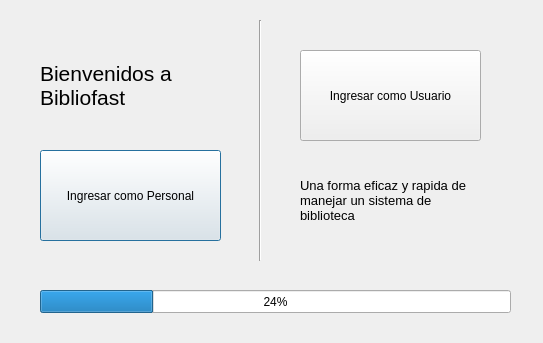
<?xml version="1.0" encoding="UTF-8"?>
<ui version="4.0">
 <class>MainWindow</class>
 <widget class="QDialog" name="MainWindow">
  <property name="geometry">
   <rect>
    <x>0</x>
    <y>0</y>
    <width>543</width>
    <height>343</height>
   </rect>
  </property>
  <property name="windowTitle">
   <string>MainWindow</string>
  </property>
  <widget class="QLabel" name="label">
   <property name="geometry">
    <rect>
     <x>40</x>
     <y>50</y>
     <width>171</width>
     <height>71</height>
    </rect>
   </property>
   <property name="font">
    <font>
     <pointsize>16</pointsize>
    </font>
   </property>
   <property name="text">
    <string>Bienvenidos a Bibliofast</string>
   </property>
   <property name="wordWrap">
    <bool>true</bool>
   </property>
  </widget>
  <widget class="QLabel" name="label_2">
   <property name="geometry">
    <rect>
     <x>300</x>
     <y>160</y>
     <width>171</width>
     <height>81</height>
    </rect>
   </property>
   <property name="font">
    <font>
     <pointsize>10</pointsize>
    </font>
   </property>
   <property name="text">
    <string>Una forma eficaz y rapida de manejar un sistema de biblioteca</string>
   </property>
   <property name="wordWrap">
    <bool>true</bool>
   </property>
  </widget>
  <widget class="QProgressBar" name="progressBar">
   <property name="geometry">
    <rect>
     <x>40</x>
     <y>290</y>
     <width>471</width>
     <height>23</height>
    </rect>
   </property>
   <property name="value">
    <number>24</number>
   </property>
  </widget>
  <widget class="Line" name="line">
   <property name="geometry">
    <rect>
     <x>250</x>
     <y>20</y>
     <width>20</width>
     <height>241</height>
    </rect>
   </property>
   <property name="orientation">
    <enum>Qt::Vertical</enum>
   </property>
  </widget>
  <widget class="QPushButton" name="pushButton">
   <property name="geometry">
    <rect>
     <x>40</x>
     <y>150</y>
     <width>181</width>
     <height>91</height>
    </rect>
   </property>
   <property name="text">
    <string>Ingresar como Personal</string>
   </property>
  </widget>
  <widget class="QPushButton" name="pushButton_2">
   <property name="geometry">
    <rect>
     <x>300</x>
     <y>50</y>
     <width>181</width>
     <height>91</height>
    </rect>
   </property>
   <property name="text">
    <string>Ingresar como Usuario</string>
   </property>
  </widget>
 </widget>
 <resources/>
 <connections/>
</ui>
